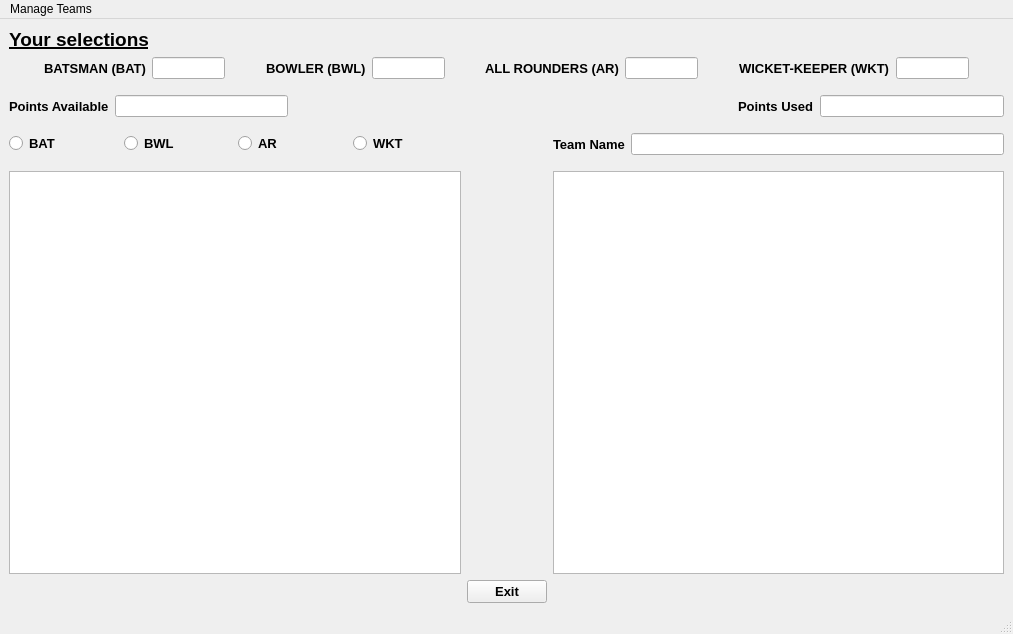
<?xml version="1.0" encoding="UTF-8"?>
<ui version="4.0">
 <class>MainWindow</class>
 <widget class="QMainWindow" name="MainWindow">
  <property name="geometry">
   <rect>
    <x>0</x>
    <y>0</y>
    <width>1013</width>
    <height>634</height>
   </rect>
  </property>
  <property name="windowTitle">
   <string>MainWindow</string>
  </property>
  <widget class="QWidget" name="centralwidget">
   <layout class="QGridLayout" name="gridLayout">
    <item row="5" column="2">
     <layout class="QHBoxLayout" name="horizontalLayout_5">
      <item>
       <widget class="QLabel" name="label_8">
        <property name="font">
         <font>
          <pointsize>10</pointsize>
          <weight>75</weight>
          <bold>true</bold>
         </font>
        </property>
        <property name="text">
         <string>Team Name</string>
        </property>
       </widget>
      </item>
      <item>
       <widget class="QLineEdit" name="lineEdit_7"/>
      </item>
     </layout>
    </item>
    <item row="3" column="0">
     <layout class="QHBoxLayout" name="horizontalLayout_2">
      <item>
       <widget class="QLabel" name="label_6">
        <property name="font">
         <font>
          <pointsize>10</pointsize>
          <weight>75</weight>
          <bold>true</bold>
         </font>
        </property>
        <property name="text">
         <string>Points Available</string>
        </property>
       </widget>
      </item>
      <item>
       <widget class="QLineEdit" name="lineEdit_5"/>
      </item>
      <item>
       <spacer name="horizontalSpacer_6">
        <property name="orientation">
         <enum>Qt::Horizontal</enum>
        </property>
        <property name="sizeHint" stdset="0">
         <size>
          <width>70</width>
          <height>20</height>
         </size>
        </property>
       </spacer>
      </item>
     </layout>
    </item>
    <item row="3" column="2">
     <layout class="QHBoxLayout" name="horizontalLayout_3">
      <item>
       <spacer name="horizontalSpacer_7">
        <property name="orientation">
         <enum>Qt::Horizontal</enum>
        </property>
        <property name="sizeHint" stdset="0">
         <size>
          <width>70</width>
          <height>20</height>
         </size>
        </property>
       </spacer>
      </item>
      <item>
       <widget class="QLabel" name="label_7">
        <property name="font">
         <font>
          <pointsize>10</pointsize>
          <weight>75</weight>
          <bold>true</bold>
         </font>
        </property>
        <property name="text">
         <string>Points Used</string>
        </property>
       </widget>
      </item>
      <item>
       <widget class="QLineEdit" name="lineEdit_6"/>
      </item>
     </layout>
    </item>
    <item row="1" column="0" colspan="3">
     <layout class="QHBoxLayout" name="horizontalLayout">
      <item>
       <spacer name="horizontalSpacer">
        <property name="orientation">
         <enum>Qt::Horizontal</enum>
        </property>
        <property name="sizeHint" stdset="0">
         <size>
          <width>70</width>
          <height>20</height>
         </size>
        </property>
       </spacer>
      </item>
      <item>
       <widget class="QLabel" name="label_4">
        <property name="font">
         <font>
          <pointsize>10</pointsize>
          <weight>75</weight>
          <bold>true</bold>
         </font>
        </property>
        <property name="text">
         <string>BATSMAN (BAT)</string>
        </property>
       </widget>
      </item>
      <item>
       <widget class="QLineEdit" name="lineEdit"/>
      </item>
      <item>
       <spacer name="horizontalSpacer_3">
        <property name="orientation">
         <enum>Qt::Horizontal</enum>
        </property>
        <property name="sizeHint" stdset="0">
         <size>
          <width>70</width>
          <height>20</height>
         </size>
        </property>
       </spacer>
      </item>
      <item>
       <widget class="QLabel" name="label_3">
        <property name="font">
         <font>
          <pointsize>10</pointsize>
          <weight>75</weight>
          <bold>true</bold>
         </font>
        </property>
        <property name="text">
         <string>BOWLER (BWL)</string>
        </property>
       </widget>
      </item>
      <item>
       <widget class="QLineEdit" name="lineEdit_2"/>
      </item>
      <item>
       <spacer name="horizontalSpacer_4">
        <property name="orientation">
         <enum>Qt::Horizontal</enum>
        </property>
        <property name="sizeHint" stdset="0">
         <size>
          <width>70</width>
          <height>20</height>
         </size>
        </property>
       </spacer>
      </item>
      <item>
       <widget class="QLabel" name="label_2">
        <property name="font">
         <font>
          <pointsize>10</pointsize>
          <weight>75</weight>
          <bold>true</bold>
         </font>
        </property>
        <property name="text">
         <string>ALL ROUNDERS (AR)</string>
        </property>
       </widget>
      </item>
      <item>
       <widget class="QLineEdit" name="lineEdit_3"/>
      </item>
      <item>
       <spacer name="horizontalSpacer_5">
        <property name="orientation">
         <enum>Qt::Horizontal</enum>
        </property>
        <property name="sizeHint" stdset="0">
         <size>
          <width>70</width>
          <height>20</height>
         </size>
        </property>
       </spacer>
      </item>
      <item>
       <widget class="QLabel" name="label">
        <property name="font">
         <font>
          <pointsize>10</pointsize>
          <weight>75</weight>
          <bold>true</bold>
         </font>
        </property>
        <property name="text">
         <string>WICKET-KEEPER (WKT)</string>
        </property>
       </widget>
      </item>
      <item>
       <widget class="QLineEdit" name="lineEdit_4"/>
      </item>
      <item>
       <spacer name="horizontalSpacer_2">
        <property name="orientation">
         <enum>Qt::Horizontal</enum>
        </property>
        <property name="sizeHint" stdset="0">
         <size>
          <width>70</width>
          <height>20</height>
         </size>
        </property>
       </spacer>
      </item>
     </layout>
    </item>
    <item row="2" column="0">
     <spacer name="verticalSpacer_3">
      <property name="orientation">
       <enum>Qt::Vertical</enum>
      </property>
      <property name="sizeType">
       <enum>QSizePolicy::Fixed</enum>
      </property>
      <property name="sizeHint" stdset="0">
       <size>
        <width>20</width>
        <height>10</height>
       </size>
      </property>
     </spacer>
    </item>
    <item row="8" column="1">
     <widget class="QPushButton" name="pushButton">
      <property name="font">
       <font>
        <pointsize>10</pointsize>
        <weight>75</weight>
        <bold>true</bold>
       </font>
      </property>
      <property name="text">
       <string>Exit</string>
      </property>
     </widget>
    </item>
    <item row="4" column="0">
     <spacer name="verticalSpacer_4">
      <property name="orientation">
       <enum>Qt::Vertical</enum>
      </property>
      <property name="sizeType">
       <enum>QSizePolicy::Fixed</enum>
      </property>
      <property name="sizeHint" stdset="0">
       <size>
        <width>20</width>
        <height>10</height>
       </size>
      </property>
     </spacer>
    </item>
    <item row="7" column="2">
     <widget class="QListWidget" name="listWidget_2"/>
    </item>
    <item row="6" column="0">
     <spacer name="verticalSpacer_5">
      <property name="orientation">
       <enum>Qt::Vertical</enum>
      </property>
      <property name="sizeType">
       <enum>QSizePolicy::Fixed</enum>
      </property>
      <property name="sizeHint" stdset="0">
       <size>
        <width>20</width>
        <height>10</height>
       </size>
      </property>
     </spacer>
    </item>
    <item row="7" column="0">
     <widget class="QListWidget" name="listWidget"/>
    </item>
    <item row="0" column="0">
     <widget class="QLabel" name="label_5">
      <property name="font">
       <font>
        <pointsize>14</pointsize>
        <weight>75</weight>
        <bold>true</bold>
        <underline>true</underline>
       </font>
      </property>
      <property name="text">
       <string>Your selections</string>
      </property>
     </widget>
    </item>
    <item row="5" column="0">
     <layout class="QHBoxLayout" name="horizontalLayout_4">
      <item>
       <widget class="QRadioButton" name="radioButton_4">
        <property name="font">
         <font>
          <pointsize>10</pointsize>
          <weight>75</weight>
          <bold>true</bold>
         </font>
        </property>
        <property name="text">
         <string>BAT</string>
        </property>
       </widget>
      </item>
      <item>
       <widget class="QRadioButton" name="radioButton_3">
        <property name="font">
         <font>
          <pointsize>10</pointsize>
          <weight>75</weight>
          <bold>true</bold>
         </font>
        </property>
        <property name="text">
         <string>BWL</string>
        </property>
       </widget>
      </item>
      <item>
       <widget class="QRadioButton" name="radioButton">
        <property name="font">
         <font>
          <pointsize>10</pointsize>
          <weight>75</weight>
          <bold>true</bold>
         </font>
        </property>
        <property name="text">
         <string>AR</string>
        </property>
       </widget>
      </item>
      <item>
       <widget class="QRadioButton" name="radioButton_2">
        <property name="font">
         <font>
          <pointsize>10</pointsize>
          <weight>75</weight>
          <bold>true</bold>
         </font>
        </property>
        <property name="text">
         <string>WKT</string>
        </property>
       </widget>
      </item>
     </layout>
    </item>
   </layout>
  </widget>
  <widget class="QMenuBar" name="menubar">
   <property name="geometry">
    <rect>
     <x>0</x>
     <y>0</y>
     <width>1013</width>
     <height>26</height>
    </rect>
   </property>
   <widget class="QMenu" name="menuManage_Teams">
    <property name="title">
     <string>Manage Teams</string>
    </property>
    <addaction name="actionNew_team"/>
    <addaction name="actionSve_team"/>
    <addaction name="actionSave_team"/>
    <addaction name="actionEvaluate_team"/>
   </widget>
   <addaction name="menuManage_Teams"/>
  </widget>
  <widget class="QStatusBar" name="statusbar"/>
  <action name="actionNew_team">
   <property name="text">
    <string>New team</string>
   </property>
  </action>
  <action name="actionSve_team">
   <property name="text">
    <string>Open team</string>
   </property>
  </action>
  <action name="actionSave_team">
   <property name="text">
    <string>Save team</string>
   </property>
  </action>
  <action name="actionEvaluate_team">
   <property name="text">
    <string>Evaluate team</string>
   </property>
  </action>
 </widget>
 <resources/>
 <connections/>
</ui>
